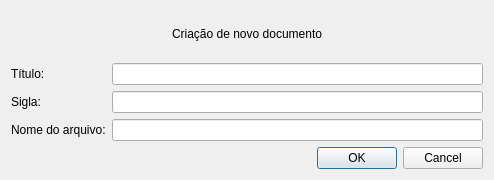
<?xml version="1.0" encoding="UTF-8"?>
<ui version="4.0">
 <class>NewDocumentDialog</class>
 <widget class="QDialog" name="NewDocumentDialog">
  <property name="geometry">
   <rect>
    <x>0</x>
    <y>0</y>
    <width>494</width>
    <height>180</height>
   </rect>
  </property>
  <property name="windowTitle">
   <string>Dialog</string>
  </property>
  <layout class="QVBoxLayout" name="verticalLayout">
   <item>
    <widget class="QLabel" name="createDocumentLabel">
     <property name="text">
      <string>Criação de novo documento</string>
     </property>
     <property name="alignment">
      <set>Qt::AlignCenter</set>
     </property>
    </widget>
   </item>
   <item>
    <layout class="QFormLayout" name="formLayout">
     <item row="0" column="0">
      <widget class="QLabel" name="titleLabel">
       <property name="text">
        <string>Título:</string>
       </property>
       <property name="buddy">
        <cstring>titleEdit</cstring>
       </property>
      </widget>
     </item>
     <item row="0" column="1">
      <widget class="QLineEdit" name="titleEdit"/>
     </item>
     <item row="1" column="0">
      <widget class="QLabel" name="initialsLabel">
       <property name="text">
        <string>Sigla:</string>
       </property>
       <property name="buddy">
        <cstring>initialsEdit</cstring>
       </property>
      </widget>
     </item>
     <item row="1" column="1">
      <widget class="QLineEdit" name="initialsEdit"/>
     </item>
     <item row="2" column="0">
      <widget class="QLabel" name="nameLabel">
       <property name="text">
        <string>Nome do arquivo:</string>
       </property>
       <property name="buddy">
        <cstring>nameEdit</cstring>
       </property>
      </widget>
     </item>
     <item row="2" column="1">
      <widget class="QLineEdit" name="nameEdit"/>
     </item>
    </layout>
   </item>
   <item>
    <widget class="QDialogButtonBox" name="buttonBox">
     <property name="orientation">
      <enum>Qt::Horizontal</enum>
     </property>
     <property name="standardButtons">
      <set>QDialogButtonBox::Cancel|QDialogButtonBox::Ok</set>
     </property>
    </widget>
   </item>
  </layout>
 </widget>
 <resources/>
 <connections>
  <connection>
   <sender>buttonBox</sender>
   <signal>accepted()</signal>
   <receiver>NewDocumentDialog</receiver>
   <slot>accept()</slot>
   <hints>
    <hint type="sourcelabel">
     <x>248</x>
     <y>254</y>
    </hint>
    <hint type="destinationlabel">
     <x>157</x>
     <y>274</y>
    </hint>
   </hints>
  </connection>
  <connection>
   <sender>buttonBox</sender>
   <signal>rejected()</signal>
   <receiver>NewDocumentDialog</receiver>
   <slot>reject()</slot>
   <hints>
    <hint type="sourcelabel">
     <x>316</x>
     <y>260</y>
    </hint>
    <hint type="destinationlabel">
     <x>286</x>
     <y>274</y>
    </hint>
   </hints>
  </connection>
 </connections>
</ui>
